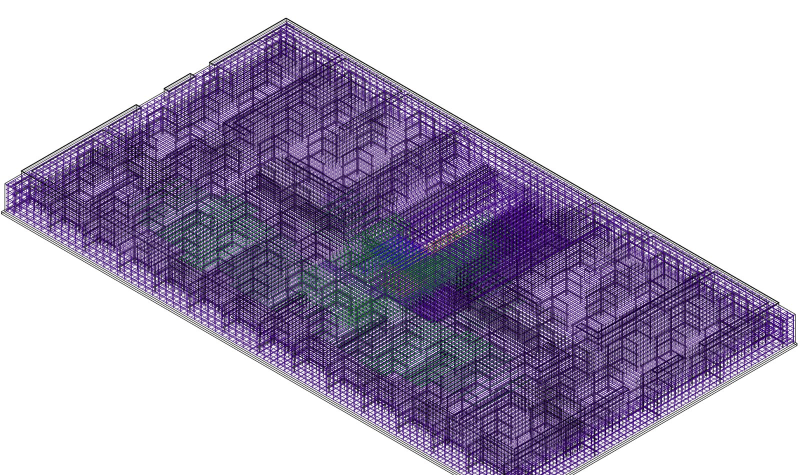
#> input picture obsidian/19_BI Group/_суреттер/S05_3D_Фм-1_арматура_бүкіл.jpg, 1600 x 950 px (shown at 1/2 size)
$ python split.py '../../obsidian/19_BI Group/_суреттер/S05_3D_Фм-1_арматура_бүкіл.jpg' '../../obsidian/19_BI Group/_суреттер/S05_3D_Фм-1_арматура_үзінді.jpg'
#> lines starting #> are read from the running program, lines starting #| are printed output that depends on the picture
import sys
from PIL import Image
src, out = sys.argv[1], sys.argv[2]
im = Image.open(src).convert("RGB"); W, H = im.size
#> further down, im is the input picture: PIL image 1600x950 RGB; mean R, G, B 176.7, 167.2, 190.8
#> after `W, H = im.size`: W = 1600; H = 950
im.resize((2000, int(2000*H/W)), Image.LANCZOS).save(out + r"\u01_all.png")
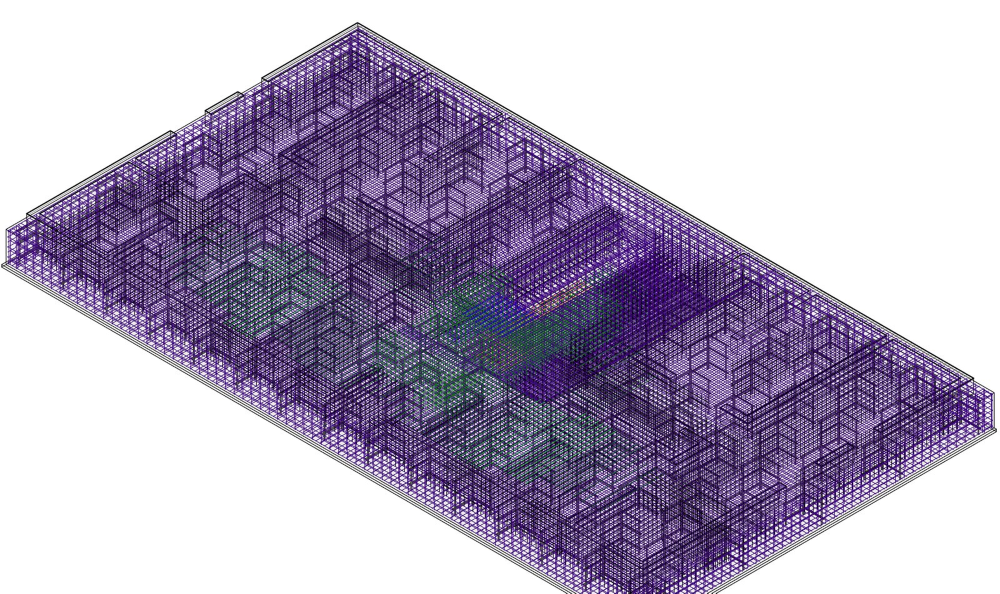
#> saved as u01_all.png: PIL image 2000x1187 RGB (shown at 1/2 size); mean R, G, B 176.5, 167.2, 190.5
for n,(x0,y0) in enumerate([(0,0),(W//2,0),(0,H//2),(W//2,H//2)]):
    im.crop((x0, y0, x0+W//2, y0+H//2)).resize((1750, int(1750*(H//2)/(W//2))), Image.LANCZOS).save(out + rf"\u01_q{n+1}.png")
#> this loop made 4 passes
#> pass 1, `im.crop((x0, y0, x0+W//2, y0+H//2)).resize((1750, int(1750*(H//2)/(W//..`:
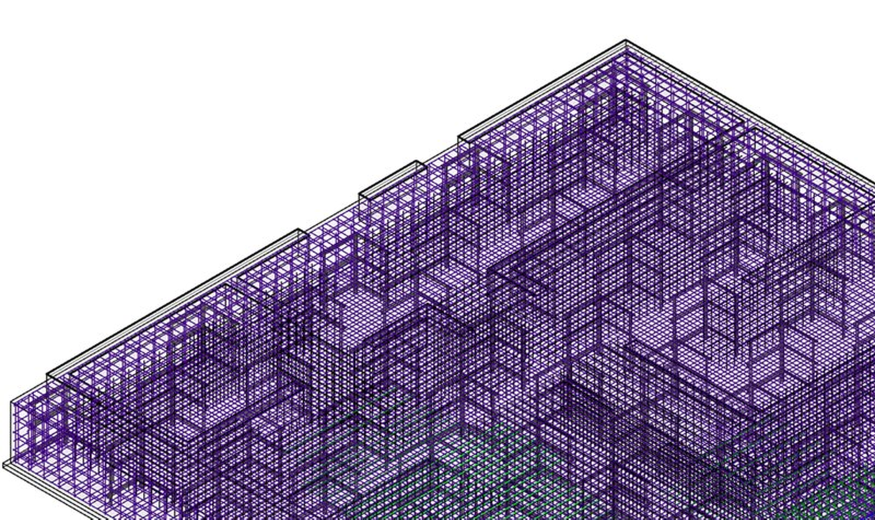
#> saved as u01_q1.png: PIL image 1750x1039 RGB (shown at 1/2 size); mean R, G, B 157.6, 145.1, 174.3
#> pass 2, `im.crop((x0, y0, x0+W//2, y0+H//2)).resize((1750, int(1750*(H//2)/(W//..`:
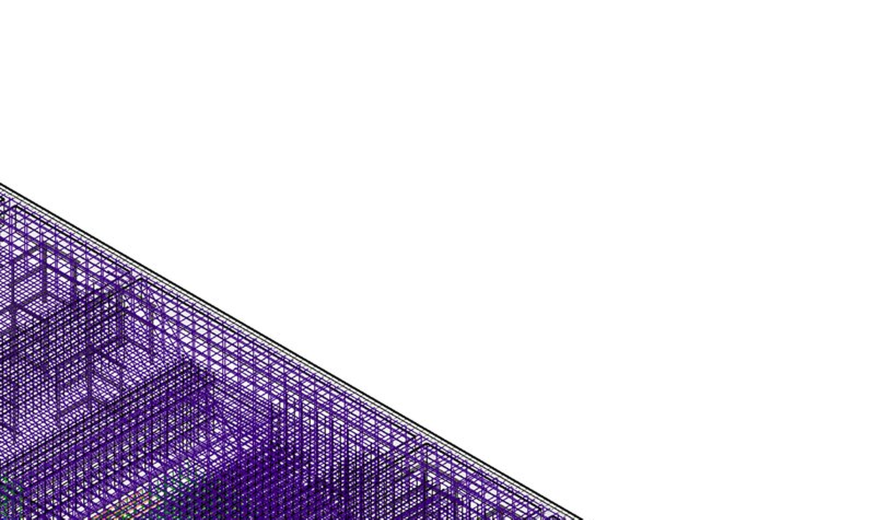
#> saved as u01_q2.png: PIL image 1750x1039 RGB (shown at 1/2 size); mean R, G, B 222.2, 216.6, 229.1

$ run again, on obsidian/19_BI Group/_суреттер/S03_л10_узлы_стыковки_B25.png
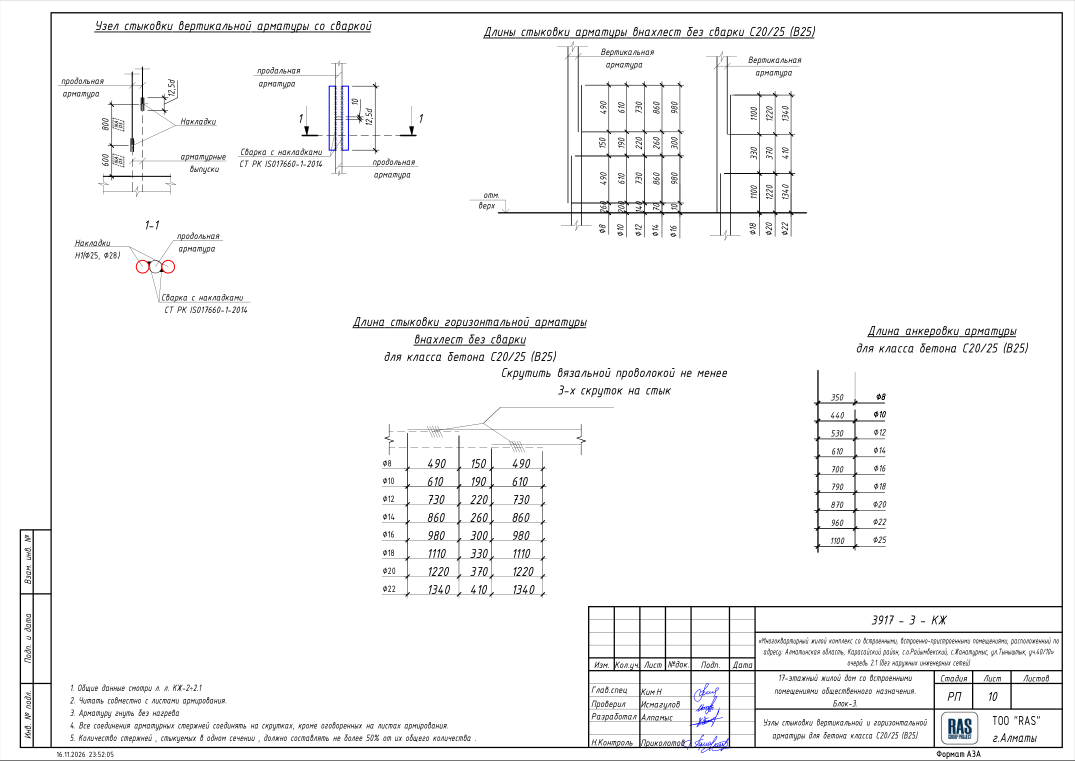
#> input picture obsidian/19_BI Group/_суреттер/S03_л10_узлы_стыковки_B25.png, 2150 x 1521 px (shown at 1/2 size)
#> im is the input picture: PIL image 2150x1521 RGB; mean R, G, B 245.6, 245.5, 245.7
#> the loop `for n,(x0,y0) in enumerate([(0,0),(W//2,0),(0,H//2),(W//2,H//2)]):` made 4 passes
#> pass 1, `im.crop((x0, y0, x0+W//2, y0+H//2)).resize((1750, int(1750*(H//2)/(W//..`:
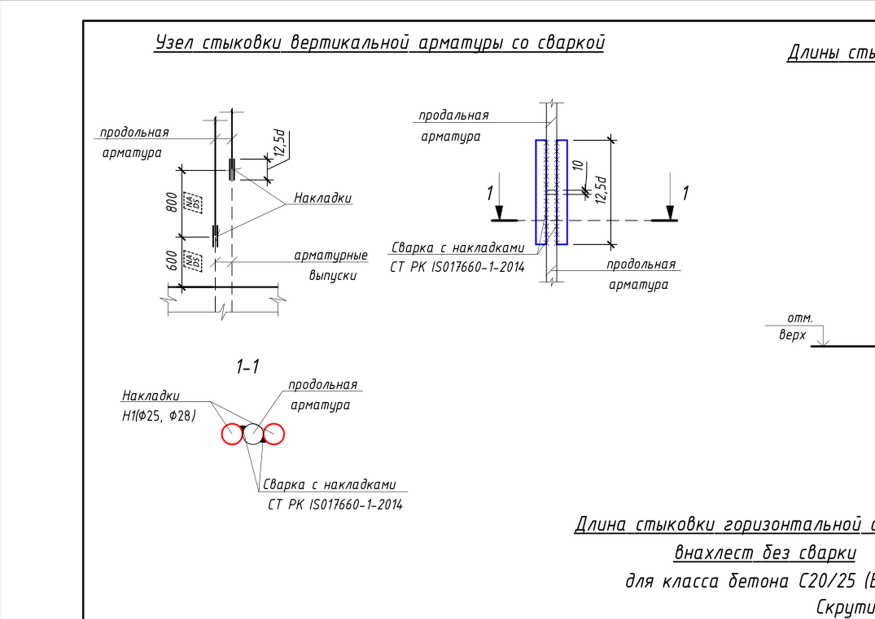
#> saved as u01_q1.png: PIL image 1750x1237 RGB (shown at 1/2 size); mean R, G, B 246.6, 246.5, 246.8
#> pass 2, `im.crop((x0, y0, x0+W//2, y0+H//2)).resize((1750, int(1750*(H//2)/(W//..`:
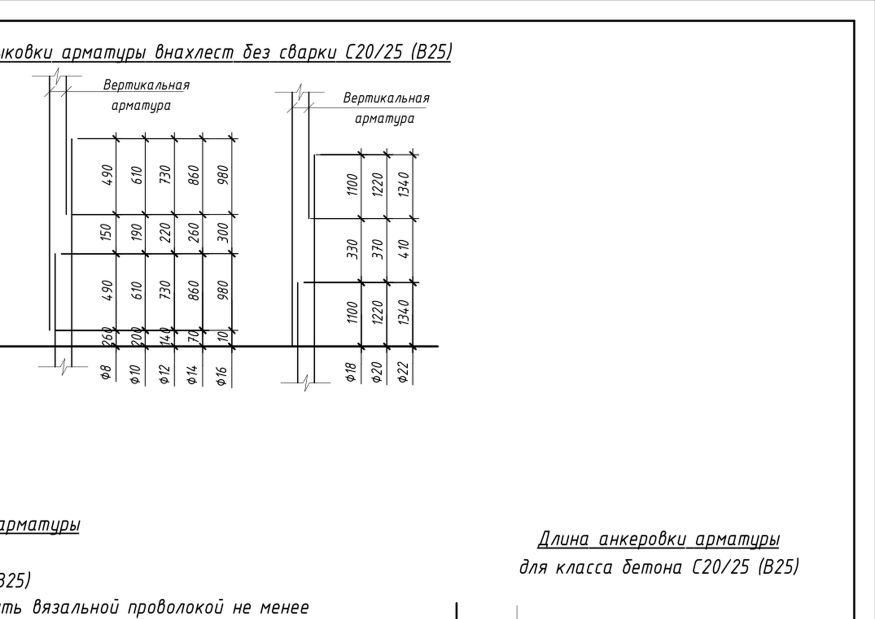
#> saved as u01_q2.png: PIL image 1750x1237 RGB (shown at 1/2 size); min 0, max 255, mean 245.8

$ run again, on obsidian/19_BI Group/_суреттер/S03_л12_выпуски_СЖм-1.png
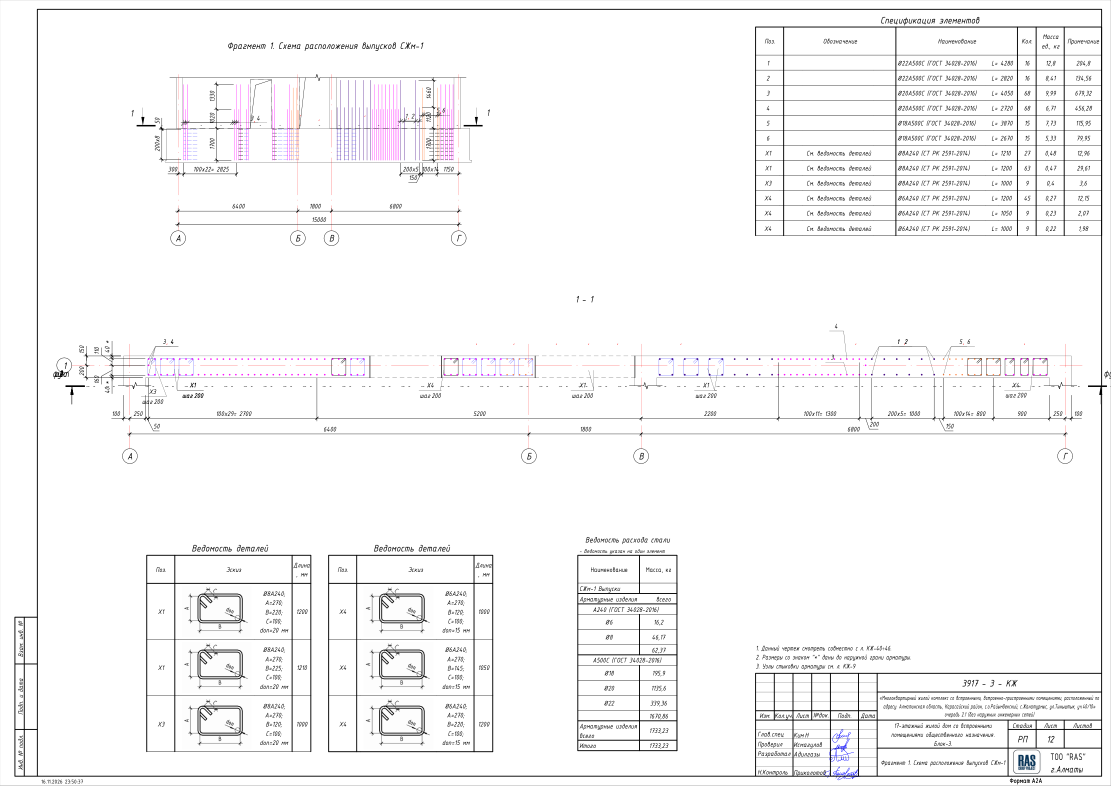
#> input picture obsidian/19_BI Group/_суреттер/S03_л12_выпуски_СЖм-1.png, 2222 x 1572 px (shown at 1/2 size)
#> im is the input picture: PIL image 2222x1572 RGB; mean R, G, B 246.9, 246.4, 246.9
#> the loop `for n,(x0,y0) in enumerate([(0,0),(W//2,0),(0,H//2),(W//2,H//2)]):` made 4 passes
#> pass 1, `im.crop((x0, y0, x0+W//2, y0+H//2)).resize((1750, int(1750*(H//2)/(W//..`:
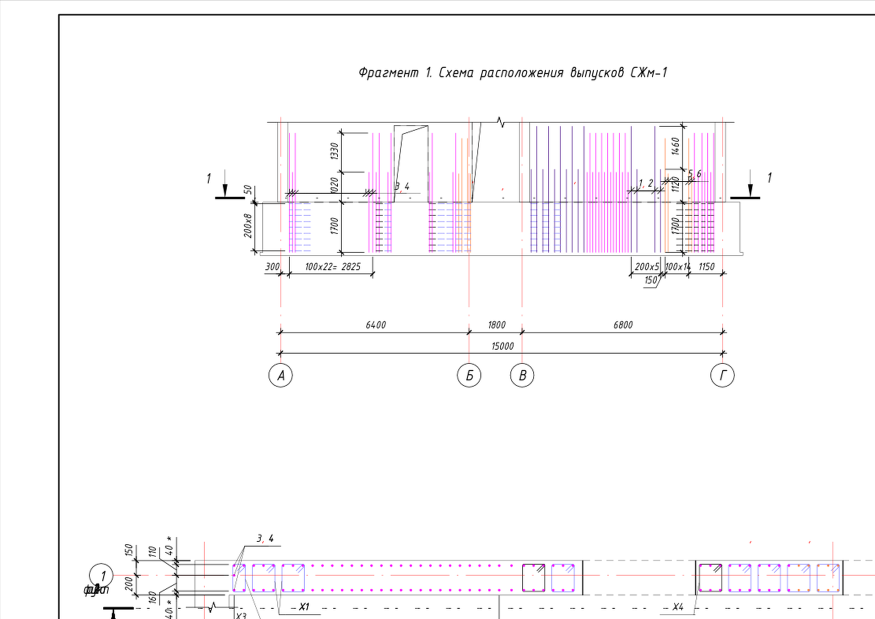
#> saved as u01_q1.png: PIL image 1750x1238 RGB (shown at 1/2 size); mean R, G, B 250.1, 248.5, 250
#> pass 2, `im.crop((x0, y0, x0+W//2, y0+H//2)).resize((1750, int(1750*(H//2)/(W//..`:
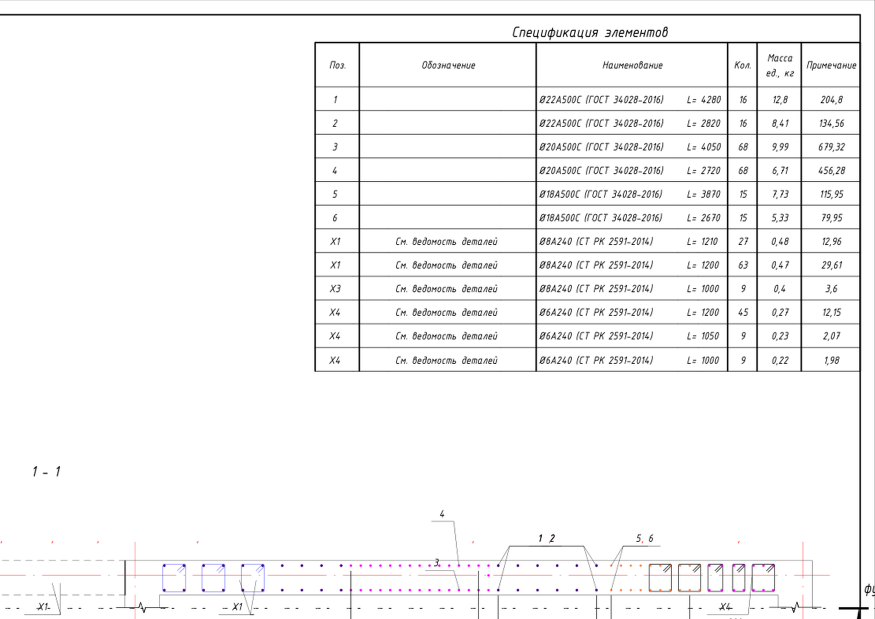
#> saved as u01_q2.png: PIL image 1750x1238 RGB (shown at 1/2 size); mean R, G, B 245.8, 245.5, 245.7

$ run again, on obsidian/19_BI Group/_суреттер/S03_л248_Пм-6_основное_армирование.png
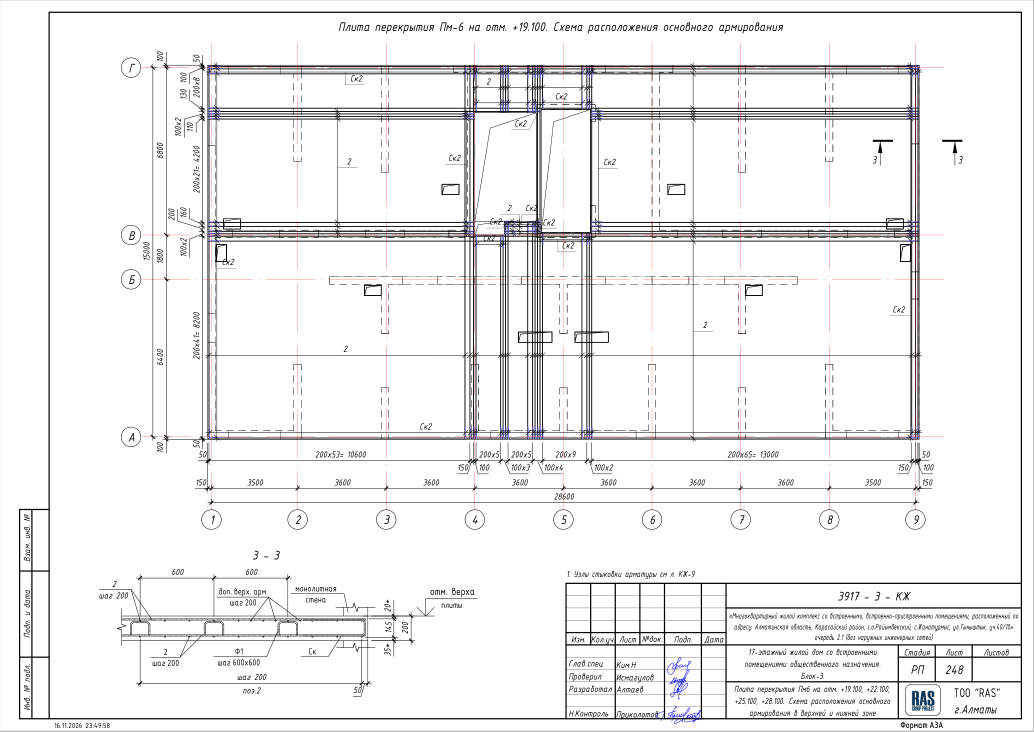
#> input picture obsidian/19_BI Group/_суреттер/S03_л248_Пм-6_основное_армирование.png, 2068 x 1463 px (shown at 1/2 size)
#> im is the input picture: PIL image 2068x1463 RGB; mean R, G, B 240.6, 240.1, 240.4
#> the loop `for n,(x0,y0) in enumerate([(0,0),(W//2,0),(0,H//2),(W//2,H//2)]):` made 4 passes
#> pass 1, `im.crop((x0, y0, x0+W//2, y0+H//2)).resize((1750, int(1750*(H//2)/(W//..`:
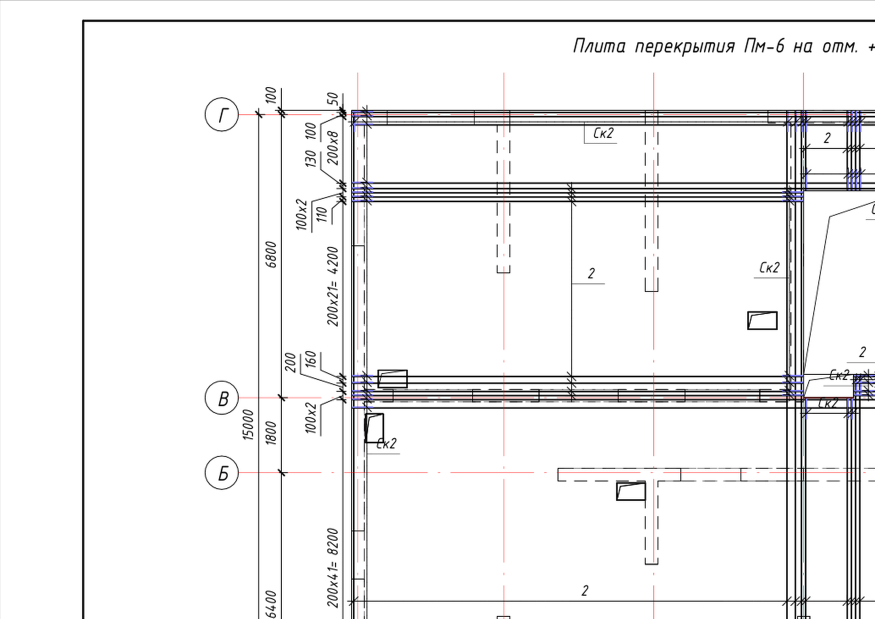
#> saved as u01_q1.png: PIL image 1750x1237 RGB (shown at 1/2 size); mean R, G, B 240.2, 239.6, 239.8
#> pass 2, `im.crop((x0, y0, x0+W//2, y0+H//2)).resize((1750, int(1750*(H//2)/(W//..`:
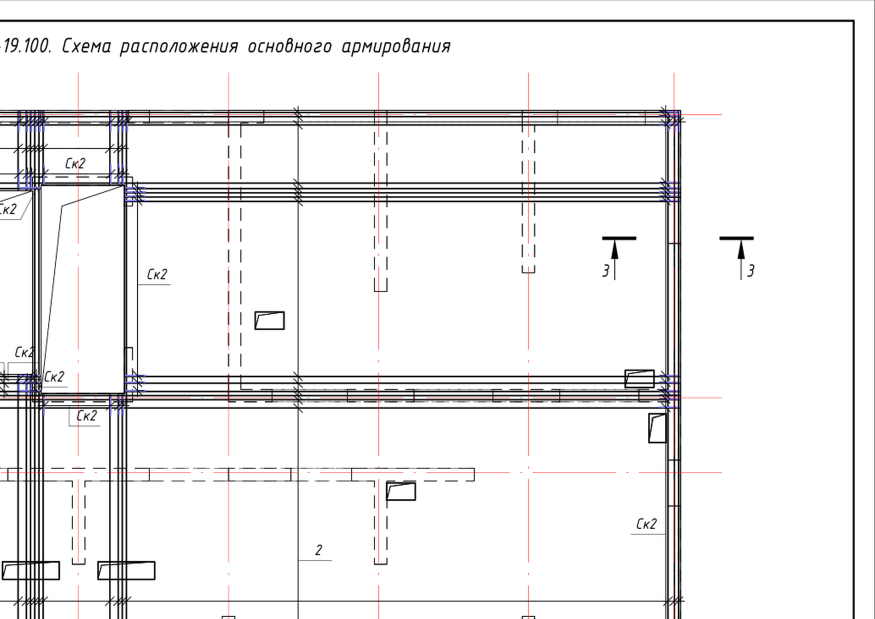
#> saved as u01_q2.png: PIL image 1750x1237 RGB (shown at 1/2 size); mean R, G, B 237.6, 236.8, 237.1
